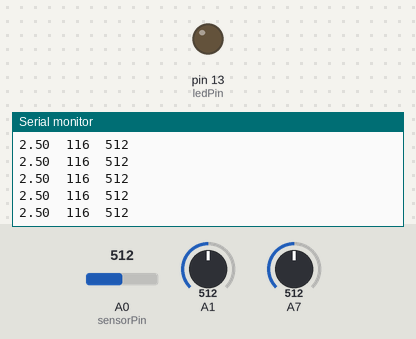
Bench run of a sketch on a simulated Arduino Uno, built with avr-gcc and run on an emulated ATmega328P. Parts: output pins drawn as LEDs (lit = HIGH), the last lines printed to the serial monitor. Inputs (shaded band) come from the test bench; at power-on: A0 (sensorPin) = 512, A1 = 512, A7 = 512.

Above: at 1.2 s.
1.3 s: A0 (sensorPin) set to 109
At 1.9 s:
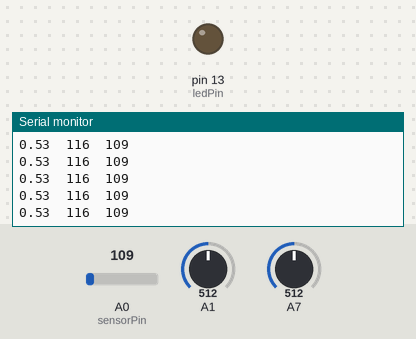
2.8 s: A0 (sensorPin) set to 95
At 3.6 s:
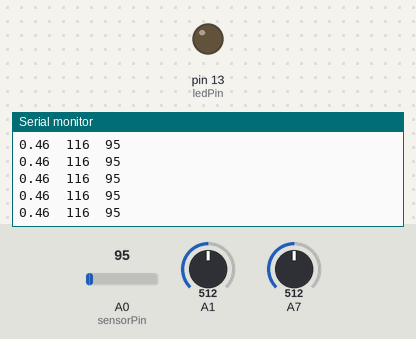
Timing chart, 0 to 5.8 s (numbered marks = the images above; inputs shaded):
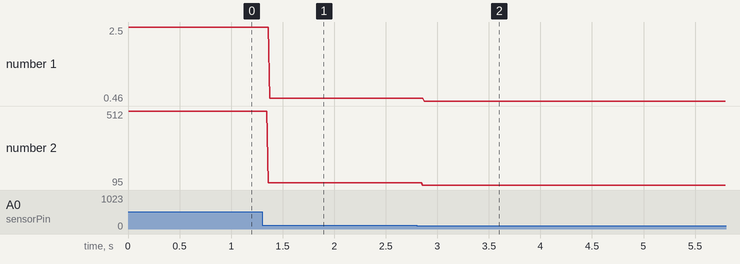

The sketch:

sensorVal_ADC_brightnessMap.ino
```cpp
//know where the sensor is connected
const int sensorPin = A0;    // pin that the sensor is attached to
const int ledPin = 13; //pin that the LED is attached to

void setup() {
  Serial.begin(9600);
   pinMode(ledPin, OUTPUT); //set the ledPin to OUTPUT so we can "write"on it
}

void loop() {
 //sensor Value into Serial monitor
 int sensorVal = analogRead(sensorPin);
  Serial.println(sensorVal); //print on serial monitor

 //convert from ADC reading to voltage remember de .0 to get decimal
 float voltage = sensorVal * (5.0/1024.0);
 Serial.print(voltage); //print on serial monitor
  Serial.print("\t"); //tab so values ar side by side

 //map the sensor values to LED brightness
 int bright = analogRead(sensorVal);
  bright = map(bright, 100, 1000, 0, 255);
  analogWrite(ledPin, bright);
  Serial.print(bright); //print on serial monitor
  Serial.print("\t"); //tab so values ar side by side

}
```

Measured:
- after the input at 1.3 s, the serial monitor: prints a new line after 0.06 s (image 1)
- after the input at 2.8 s, the serial monitor: prints a new line after 0.06 s (image 2)
- plotted number 1: 2.5 → 0.53 after the input at 1.3 s, 0.53 → 0.46 after the input at 2.8 s
- plotted number 2: 512 → 109 after the input at 1.3 s, 109 → 95 after the input at 2.8 s
